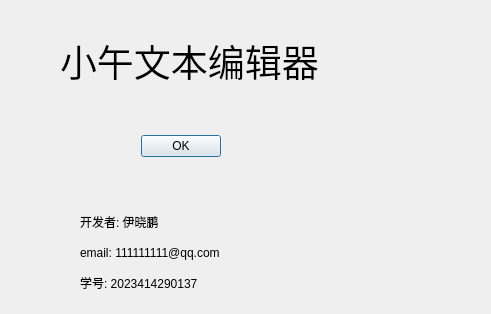
<?xml version="1.0" encoding="UTF-8"?>
<ui version="4.0">
 <class>AboutDialog</class>
 <widget class="QDialog" name="AboutDialog">
  <property name="geometry">
   <rect>
    <x>0</x>
    <y>0</y>
    <width>491</width>
    <height>314</height>
   </rect>
  </property>
  <property name="windowTitle">
   <string>Dialog</string>
  </property>
  <widget class="QDialogButtonBox" name="buttonBox">
   <property name="geometry">
    <rect>
     <x>-120</x>
     <y>130</y>
     <width>341</width>
     <height>32</height>
    </rect>
   </property>
   <property name="orientation">
    <enum>Qt::Horizontal</enum>
   </property>
   <property name="standardButtons">
    <set>QDialogButtonBox::Ok</set>
   </property>
  </widget>
  <widget class="QLabel" name="label">
   <property name="geometry">
    <rect>
     <x>60</x>
     <y>10</y>
     <width>351</width>
     <height>101</height>
    </rect>
   </property>
   <property name="font">
    <font>
     <family>Agency FB</family>
     <pointsize>28</pointsize>
    </font>
   </property>
   <property name="text">
    <string>小午文本编辑器</string>
   </property>
  </widget>
  <widget class="QWidget" name="layoutWidget">
   <property name="geometry">
    <rect>
     <x>80</x>
     <y>210</y>
     <width>210</width>
     <height>85</height>
    </rect>
   </property>
   <layout class="QVBoxLayout" name="verticalLayout">
    <item>
     <widget class="QLabel" name="label_2">
      <property name="text">
       <string>开发者: 伊晓鹏</string>
      </property>
     </widget>
    </item>
    <item>
     <widget class="QLabel" name="label_4">
      <property name="text">
       <string>email: 111111111@qq.com</string>
      </property>
     </widget>
    </item>
    <item>
     <widget class="QLabel" name="label_3">
      <property name="text">
       <string>学号: 2023414290137</string>
      </property>
     </widget>
    </item>
   </layout>
  </widget>
 </widget>
 <resources/>
 <connections>
  <connection>
   <sender>buttonBox</sender>
   <signal>accepted()</signal>
   <receiver>AboutDialog</receiver>
   <slot>accept()</slot>
   <hints>
    <hint type="sourcelabel">
     <x>248</x>
     <y>254</y>
    </hint>
    <hint type="destinationlabel">
     <x>157</x>
     <y>274</y>
    </hint>
   </hints>
  </connection>
  <connection>
   <sender>buttonBox</sender>
   <signal>rejected()</signal>
   <receiver>AboutDialog</receiver>
   <slot>reject()</slot>
   <hints>
    <hint type="sourcelabel">
     <x>316</x>
     <y>260</y>
    </hint>
    <hint type="destinationlabel">
     <x>286</x>
     <y>274</y>
    </hint>
   </hints>
  </connection>
 </connections>
</ui>
